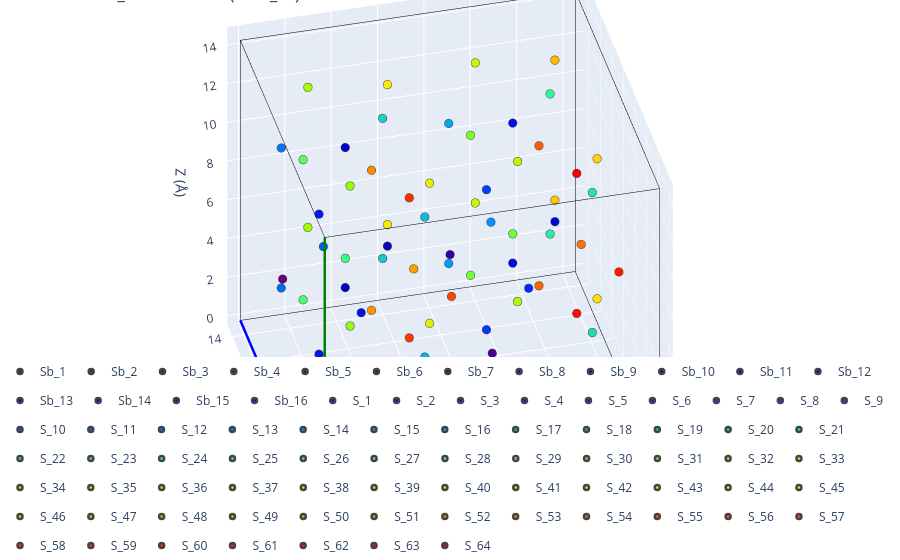

The cell this chart's notebook holds for it:
### Markdown cell above
`structure_2.cif` is the lower-symmetry *P*-42₁*c* description. Its framework cations sit on
the Sb sublattice (the W is folded into the disordered Sb site), so only Sb and S remain after
removing the sodium.

### Code cell
framework_2 = immobile_sites(f'{DATA}/structure_2.cif', supercell=(2, 2, 2))

print(f'structure_2 framework sites: {len(framework_2)}')
plot_3d(structure=framework_2, title='structure_2 framework (P-42_1c)')

### Figure 1 — Plotly figure (JSON) as saved in the notebook; plotly's stock layout.template omitted (floating-point values rounded to 4 significant figures)
{"data": [{"line": {"color": "red", "width": 5}, "mode": "lines", "showlegend": false, "type": "scatter3d", "x": [0.0, 14.44], "y": [0.0, -0.02995], "z": [0.0, 3.137e-05]}, {"line": {"color": "blue", "width": 5}, "mode": "lines", "showlegend": false, "type": "scatter3d", "x": [0.0, -0.02995], "y": [0.0, 14.44], "z": [0.0, -5.366e-05]}, {"line": {"color": "green", "width": 5}, "mode": "lines", "showlegend": false, "type": "scatter3d", "x": [0.0, 3.129e-05], "y": [0.0, -5.396e-05], "z": [0.0, 14.48]}, {"line": {"color": "black", "width": 1}, "mode": "lines", "showlegend": false, "type": "scatter3d", "x": [14.44, 14.41], "y": [-0.02995, 14.41], "z": [3.137e-05, -2.229e-05]}, {"line": {"color": "black", "width": 1}, "mode": "lines", "showlegend": false, "type": "scatter3d", "x": [14.44, 14.44], "y": [-0.02995, -0.03], "z": [3.137e-05, 14.48]}, {"line": {"color": "black", "width": 1}, "mode": "lines", "showlegend": false, "type": "scatter3d", "x": [-0.02995, 14.41], "y": [14.44, 14.41], "z": [-5.366e-05, -2.229e-05]}, {"line": {"color": "black", "width": 1}, "mode": "lines", "showlegend": false, "type": "scatter3d", "x": [-0.02995, -0.02991], "y": [14.44, 14.44], "z": [-5.366e-05, 14.48]}, {"line": {"color": "black", "width": 1}, "mode": "lines", "showlegend": false, "type": "scatter3d", "x": [3.129e-05, 14.44], "y": [-5.396e-05, -0.03], "z": [14.48, 14.48]}, {"line": {"color": "black", "width": 1}, "mode": "lines", "showlegend": false, "type": "scatter3d", "x": [3.129e-05, -0.02991], "y": [-5.396e-05, 14.44], "z": [14.48, 14.48]}, {"line": {"color": "black", "width": 1}, "mode": "lines", "showlegend": false, "type": "scatter3d", "x": [14.41, -0.02991], "y": [14.41, 14.44], "z": [14.48, 14.48]}, {"line": {"color": "black", "width": 1}, "mode": "lines", "showlegend": false, "type": "scatter3d", "x": [14.41, 14.44], "y": [14.41, -0.03], "z": [14.48, 14.48]}, {"line": {"color": "black", "width": 1}, "mode": "lines", "showlegend": false, "type": "scatter3d", "x": [14.41, 14.41], "y": [14.41, 14.41], "z": [14.48, -2.229e-05]}, {"line": {"color": "red", "width": 5}, "mode": "lines", "showlegend": false, "type": "scatter3d", "x": [0.0, 14.44], "y": [0.0, -0.02995], "z": [0.0, 3.137e-05]}, {"line": {"color": "blue", "width": 5}, "mode": "lines", "showlegend": false, "type": "scatter3d", "x": [0.0, -0.02995], "y": [0.0, 14.44], "z": [0.0, -5.366e-05]}, {"line": {"color": "green", "width": 5}, "mode": "lines", "showlegend": false, "type": "scatter3d", "x": [0.0, 3.129e-05], "y": [0.0, -5.396e-05], "z": [0.0, 14.48]}, {"line": {"color": "black", "width": 1}, "mode": "lines", "showlegend": false, "type": "scatter3d", "x": [14.44, 14.41], "y": [-0.02995, 14.41], "z": [3.137e-05, -2.229e-05]}, {"line": {"color": "black", "width": 1}, "mode": "lines", "showlegend": false, "type": "scatter3d", "x": [14.44, 14.44], "y": [-0.02995, -0.03], "z": [3.137e-05, 14.48]}, {"line": {"color": "black", "width": 1}, "mode": "lines", "showlegend": false, "type": "scatter3d", "x": [-0.02995, 14.41], "y": [14.44, 14.41], "z": [-5.366e-05, -2.229e-05]}, {"line": {"color": "black", "width": 1}, "mode": "lines", "showlegend": false, "type": "scatter3d", "x": [-0.02995, -0.02991], "y": [14.44, 14.44], "z": [-5.366e-05, 14.48]}, {"line": {"color": "black", "width": 1}, "mode": "lines", "showlegend": false, "type": "scatter3d", "x": [3.129e-05, 14.44], "y": [-5.396e-05, -0.03], "z": [14.48, 14.48]}, {"line": {"color": "black", "width": 1}, "mode": "lines", "showlegend": false, "type": "scatter3d", "x": [3.129e-05, -0.02991], "y": [-5.396e-05, 14.44], "z": [14.48, 14.48]}, {"line": {"color": "black", "width": 1}, "mode": "lines", "showlegend": false, "type": "scatter3d", "x": [14.41, -0.02991], "y": [14.41, 14.44], "z": [14.48, 14.48]}, {"line": {"color": "black", "width": 1}, "mode": "lines", "showlegend": false, "type": "scatter3d", "x": [14.41, 14.44], "y": [14.41, -0.03], "z": [14.48, 14.48]}, {"line": {"color": "black", "width": 1}, "mode": "lines", "showlegend": false, "type": "scatter3d", "x": [14.41, 14.41], "y": [14.41, 14.41], "z": [14.48, -2.229e-05]}, {"legendgroup": "Sb_1", "marker": {"color": ["rgb(150, 0, 90)"], "line": {"width": 2.5}, "size": 5}, "mode": "markers", "name": "Sb_1", "showlegend": true, "type": "scatter3d", "x": [0.0], "y": [0.0], "z": [0.0]}, {"legendgroup": "Sb_2", "marker": {"color": ["rgb(135, 0, 101)"], "line": {"width": 2.5}, "size": 5}, "mode": "markers", "name": "Sb_2", "showlegend": true, "type": "scatter3d", "x": [1.564e-05], "y": [-2.698e-05], "z": [7.238]}, {"legendgroup": "Sb_3", "marker": {"color": ["rgb(120, 0, 112)"], "line": {"width": 2.5}, "size": 5}, "mode": "markers", "name": "Sb_3", "showlegend": true, "type": "scatter3d", "x": [-0.01497], "y": [7.218], "z": [-2.683e-05]}, {"legendgroup": "Sb_4", "marker": {"color": ["rgb(104, 0, 123)"], "line": {"width": 2.5}, "size": 5}, "mode": "markers", "name": "Sb_4", "showlegend": true, "type": "scatter3d", "x": [-0.01496], "y": [7.218], "z": [7.238]}, {"legendgroup": "Sb_5", "marker": {"color": ["rgb(89, 0, 135)"], "line": {"width": 2.5}, "size": 5}, "mode": "markers", "name": "Sb_5", "showlegend": true, "type": "scatter3d", "x": [7.218], "y": [-0.01497], "z": [1.568e-05]}, {"legendgroup": "Sb_6", "marker": {"color": ["rgb(74, 0, 146)"], "line": {"width": 2.5}, "size": 5}, "mode": "markers", "name": "Sb_6", "showlegend": true, "type": "scatter3d", "x": [7.219], "y": [-0.015], "z": [7.238]}, {"legendgroup": "Sb_7", "marker": {"color": ["rgb(59, 0, 157)"], "line": {"width": 2.5}, "size": 5}, "mode": "markers", "name": "Sb_7", "showlegend": true, "type": "scatter3d", "x": [7.204], "y": [7.204], "z": [-1.114e-05]}, {"legendgroup": "Sb_8", "marker": {"color": ["rgb(44, 0, 168)"], "line": {"width": 2.5}, "size": 5}, "mode": "markers", "name": "Sb_8", "showlegend": true, "type": "scatter3d", "x": [7.204], "y": [7.203], "z": [7.238]}, {"legendgroup": "Sb_9", "marker": {"color": ["rgb(28, 0, 179)"], "line": {"width": 2.5}, "size": 5}, "mode": "markers", "name": "Sb_9", "showlegend": true, "type": "scatter3d", "x": [3.602], "y": [3.602], "z": [3.619]}, {"legendgroup": "Sb_10", "marker": {"color": ["rgb(13, 0, 190)"], "line": {"width": 2.5}, "size": 5}, "mode": "markers", "name": "Sb_10", "showlegend": true, "type": "scatter3d", "x": [3.602], "y": [3.602], "z": [10.86]}, {"legendgroup": "Sb_11", "marker": {"color": ["rgb(0, 0, 201)"], "line": {"width": 2.5}, "size": 5}, "mode": "markers", "name": "Sb_11", "showlegend": true, "type": "scatter3d", "x": [3.587], "y": [10.82], "z": [3.619]}, {"legendgroup": "Sb_12", "marker": {"color": ["rgb(0, 3, 206)"], "line": {"width": 2.5}, "size": 5}, "mode": "markers", "name": "Sb_12", "showlegend": true, "type": "scatter3d", "x": [3.587], "y": [10.82], "z": [10.86]}, {"legendgroup": "Sb_13", "marker": {"color": ["rgb(0, 5, 212)"], "line": {"width": 2.5}, "size": 5}, "mode": "markers", "name": "Sb_13", "showlegend": true, "type": "scatter3d", "x": [10.82], "y": [3.587], "z": [3.619]}, {"legendgroup": "Sb_14", "marker": {"color": ["rgb(0, 8, 217)"], "line": {"width": 2.5}, "size": 5}, "mode": "markers", "name": "Sb_14", "showlegend": true, "type": "scatter3d", "x": [10.82], "y": [3.587], "z": [10.86]}, {"legendgroup": "Sb_15", "marker": {"color": ["rgb(0, 10, 223)"], "line": {"width": 2.5}, "size": 5}, "mode": "markers", "name": "Sb_15", "showlegend": true, "type": "scatter3d", "x": [10.81], "y": [10.81], "z": [3.619]}, {"legendgroup": "Sb_16", "marker": {"color": ["rgb(0, 13, 229)"], "line": {"width": 2.5}, "size": 5}, "mode": "markers", "name": "Sb_16", "showlegend": true, "type": "scatter3d", "x": [10.81], "y": [10.81], "z": [10.86]}, {"legendgroup": "S_1", "marker": {"color": ["rgb(0, 16, 234)"], "line": {"width": 2.5}, "size": 5}, "mode": "markers", "name": "S_1", "showlegend": true, "type": "scatter3d", "x": [2.159], "y": [2.357], "z": [1.311]}, {"legendgroup": "S_2", "marker": {"color": ["rgb(0, 18, 240)"], "line": {"width": 2.5}, "size": 5}, "mode": "markers", "name": "S_2", "showlegend": true, "type": "scatter3d", "x": [2.159], "y": [2.357], "z": [8.548]}, {"legendgroup": "S_3", "marker": {"color": ["rgb(0, 21, 245)"], "line": {"width": 2.5}, "size": 5}, "mode": "markers", "name": "S_3", "showlegend": true, "type": "scatter3d", "x": [2.144], "y": [9.576], "z": [1.311]}, {"legendgroup": "S_4", "marker": {"color": ["rgb(0, 23, 251)"], "line": {"width": 2.5}, "size": 5}, "mode": "markers", "name": "S_4", "showlegend": true, "type": "scatter3d", "x": [2.144], "y": [9.576], "z": [8.548]}, {"legendgroup": "S_5", "marker": {"color": ["rgb(0, 28, 255)"], "line": {"width": 2.5}, "size": 5}, "mode": "markers", "name": "S_5", "showlegend": true, "type": "scatter3d", "x": [9.378], "y": [2.342], "z": [1.311]}, {"legendgroup": "S_6", "marker": {"color": ["rgb(0, 41, 255)"], "line": {"width": 2.5}, "size": 5}, "mode": "markers", "name": "S_6", "showlegend": true, "type": "scatter3d", "x": [9.378], "y": [2.342], "z": [8.548]}, {"legendgroup": "S_7", "marker": {"color": ["rgb(0, 54, 255)"], "line": {"width": 2.5}, "size": 5}, "mode": "markers", "name": "S_7", "showlegend": true, "type": "scatter3d", "x": [9.363], "y": [9.561], "z": [1.311]}, {"legendgroup": "S_8", "marker": {"color": ["rgb(0, 67, 255)"], "line": {"width": 2.5}, "size": 5}, "mode": "markers", "name": "S_8", "showlegend": true, "type": "scatter3d", "x": [9.363], "y": [9.561], "z": [8.548]}, {"legendgroup": "S_9", "marker": {"color": ["rgb(0, 80, 255)"], "line": {"width": 2.5}, "size": 5}, "mode": "markers", "name": "S_9", "showlegend": true, "type": "scatter3d", "x": [1.433], "y": [5.968], "z": [2.308]}, {"legendgroup": "S_10", "marker": {"color": ["rgb(0, 93, 255)"], "line": {"width": 2.5}, "size": 5}, "mode": "markers", "name": "S_10", "showlegend": true, "type": "scatter3d", "x": [1.433], "y": [5.968], "z": [9.546]}, {"legendgroup": "S_11", "marker": {"color": ["rgb(0, 105, 255)"], "line": {"width": 2.5}, "size": 5}, "mode": "markers", "name": "S_11", "showlegend": true, "type": "scatter3d", "x": [1.418], "y": [13.19], "z": [2.308]}, {"legendgroup": "S_12", "marker": {"color": ["rgb(0, 118, 255)"], "line": {"width": 2.5}, "size": 5}, "mode": "markers", "name": "S_12", "showlegend": true, "type": "scatter3d", "x": [1.418], "y": [13.19], "z": [9.546]}, {"legendgroup": "S_13", "marker": {"color": ["rgb(0, 131, 255)"], "line": {"width": 2.5}, "size": 5}, "mode": "markers", "name": "S_13", "showlegend": true, "type": "scatter3d", "x": [8.651], "y": [5.953], "z": [2.308]}, {"legendgroup": "S_14", "marker": {"color": ["rgb(0, 144, 255)"], "line": {"width": 2.5}, "size": 5}, "mode": "markers", "name": "S_14", "showlegend": true, "type": "scatter3d", "x": [8.651], "y": [5.953], "z": [9.546]}, {"legendgroup": "S_15", "marker": {"color": ["rgb(2, 156, 251)"], "line": {"width": 2.5}, "size": 5}, "mode": "markers", "name": "S_15", "showlegend": true, "type": "scatter3d", "x": [8.636], "y": [13.17], "z": [2.308]}, {"legendgroup": "S_16", "marker": {"color": ["rgb(6, 166, 240)"], "line": {"width": 2.5}, "size": 5}, "mode": "markers", "name": "S_16", "showlegend": true, "type": "scatter3d", "x": [8.636], "y": [13.17], "z": [9.546]}, {"legendgroup": "S_17", "marker": {"color": ["rgb(11, 177, 230)"], "line": {"width": 2.5}, "size": 5}, "mode": "markers", "name": "S_17", "showlegend": true, "type": "scatter3d", "x": [4.852], "y": [2.154], "z": [5.927]}, {"legendgroup": "S_18", "marker": {"color": ["rgb(15, 187, 219)"], "line": {"width": 2.5}, "size": 5}, "mode": "markers", "name": "S_18", "showlegend": true, "type": "scatter3d", "x": [4.852], "y": [2.154], "z": [13.16]}, {"legendgroup": "S_19", "marker": {"color": ["rgb(19, 198, 208)"], "line": {"width": 2.5}, "size": 5}, "mode": "markers", "name": "S_19", "showlegend": true, "type": "scatter3d", "x": [4.837], "y": [9.373], "z": [5.927]}, {"legendgroup": "S_20", "marker": {"color": ["rgb(24, 208, 198)"], "line": {"width": 2.5}, "size": 5}, "mode": "markers", "name": "S_20", "showlegend": true, "type": "scatter3d", "x": [4.837], "y": [9.372], "z": [13.16]}, {"legendgroup": "S_21", "marker": {"color": ["rgb(28, 218, 187)"], "line": {"width": 2.5}, "size": 5}, "mode": "markers", "name": "S_21", "showlegend": true, "type": "scatter3d", "x": [12.07], "y": [2.139], "z": [5.927]}, {"legendgroup": "S_22", "marker": {"color": ["rgb(33, 229, 177)"], "line": {"width": 2.5}, "size": 5}, "mode": "markers", "name": "S_22", "showlegend": true, "type": "scatter3d", "x": [12.07], "y": [2.139], "z": [13.16]}, {"legendgroup": "S_23", "marker": {"color": ["rgb(37, 239, 166)"], "line": {"width": 2.5}, "size": 5}, "mode": "markers", "name": "S_23", "showlegend": true, "type": "scatter3d", "x": [12.06], "y": [9.358], "z": [5.927]}, {"legendgroup": "S_24", "marker": {"color": ["rgb(42, 250, 155)"], "line": {"width": 2.5}, "size": 5}, "mode": "markers", "name": "S_24", "showlegend": true, "type": "scatter3d", "x": [12.06], "y": [9.358], "z": [13.16]}, {"legendgroup": "S_25", "marker": {"color": ["rgb(49, 255, 142)"], "line": {"width": 2.5}, "size": 5}, "mode": "markers", "name": "S_25", "showlegend": true, "type": "scatter3d", "x": [1.244], "y": [1.443], "z": [4.93]}, {"legendgroup": "S_26", "marker": {"color": ["rgb(60, 255, 127)"], "line": {"width": 2.5}, "size": 5}, "mode": "markers", "name": "S_26", "showlegend": true, "type": "scatter3d", "x": [1.244], "y": [1.443], "z": [12.17]}, {"legendgroup": "S_27", "marker": {"color": ["rgb(71, 255, 112)"], "line": {"width": 2.5}, "size": 5}, "mode": "markers", "name": "S_27", "showlegend": true, "type": "scatter3d", "x": [1.229], "y": [8.661], "z": [4.93]}, {"legendgroup": "S_28", "marker": {"color": ["rgb(82, 255, 97)"], "line": {"width": 2.5}, "size": 5}, "mode": "markers", "name": "S_28", "showlegend": true, "type": "scatter3d", "x": [1.229], "y": [8.661], "z": [12.17]}, {"legendgroup": "S_29", "marker": {"color": ["rgb(93, 255, 82)"], "line": {"width": 2.5}, "size": 5}, "mode": "markers", "name": "S_29", "showlegend": true, "type": "scatter3d", "x": [8.463], "y": [1.428], "z": [4.93]}, {"legendgroup": "S_30", "marker": {"color": ["rgb(104, 255, 66)"], "line": {"width": 2.5}, "size": 5}, "mode": "markers", "name": "S_30", "showlegend": true, "type": "scatter3d", "x": [8.463], "y": [1.428], "z": [12.17]}, {"legendgroup": "S_31", "marker": {"color": ["rgb(114, 255, 51)"], "line": {"width": 2.5}, "size": 5}, "mode": "markers", "name": "S_31", "showlegend": true, "type": "scatter3d", "x": [8.448], "y": [8.646], "z": [4.93]}, {"legendgroup": "S_32", "marker": {"color": ["rgb(125, 255, 36)"], "line": {"width": 2.5}, "size": 5}, "mode": "markers", "name": "S_32", "showlegend": true, "type": "scatter3d", "x": [8.448], "y": [8.646], "z": [12.17]}, {"legendgroup": "S_33", "marker": {"color": ["rgb(136, 255, 21)"], "line": {"width": 2.5}, "size": 5}, "mode": "markers", "name": "S_33", "showlegend": true, "type": "scatter3d", "x": [2.351], "y": [5.049], "z": [5.927]}, {"legendgroup": "S_34", "marker": {"color": ["rgb(147, 255, 6)"], "line": {"width": 2.5}, "size": 5}, "mode": "markers", "name": "S_34", "showlegend": true, "type": "scatter3d", "x": [2.351], "y": [5.049], "z": [13.16]}, {"legendgroup": "S_35", "marker": {"color": ["rgb(158, 254, 0)"], "line": {"width": 2.5}, "size": 5}, "mode": "markers", "name": "S_35", "showlegend": true, "type": "scatter3d", "x": [2.336], "y": [12.27], "z": [5.927]}, {"legendgroup": "S_36", "marker": {"color": ["rgb(168, 252, 0)"], "line": {"width": 2.5}, "size": 5}, "mode": "markers", "name": "S_36", "showlegend": true, "type": "scatter3d", "x": [2.336], "y": [12.27], "z": [13.16]}, {"legendgroup": "S_37", "marker": {"color": ["rgb(179, 249, 0)"], "line": {"width": 2.5}, "size": 5}, "mode": "markers", "name": "S_37", "showlegend": true, "type": "scatter3d", "x": [9.57], "y": [5.034], "z": [5.927]}, {"legendgroup": "S_38", "marker": {"color": ["rgb(189, 247, 0)"], "line": {"width": 2.5}, "size": 5}, "mode": "markers", "name": "S_38", "showlegend": true, "type": "scatter3d", "x": [9.57], "y": [5.034], "z": [13.16]}, {"legendgroup": "S_39", "marker": {"color": ["rgb(200, 245, 0)"], "line": {"width": 2.5}, "size": 5}, "mode": "markers", "name": "S_39", "showlegend": true, "type": "scatter3d", "x": [9.555], "y": [12.25], "z": [5.927]}, {"legendgroup": "S_40", "marker": {"color": ["rgb(210, 243, 0)"], "line": {"width": 2.5}, "size": 5}, "mode": "markers", "name": "S_40", "showlegend": true, "type": "scatter3d", "x": [9.555], "y": [12.25], "z": [13.16]}, {"legendgroup": "S_41", "marker": {"color": ["rgb(221, 241, 0)"], "line": {"width": 2.5}, "size": 5}, "mode": "markers", "name": "S_41", "showlegend": true, "type": "scatter3d", "x": [5.959], "y": [5.761], "z": [4.93]}, {"legendgroup": "S_42", "marker": {"color": ["rgb(231, 239, 0)"], "line": {"width": 2.5}, "size": 5}, "mode": "markers", "name": "S_42", "showlegend": true, "type": "scatter3d", "x": [5.959], "y": [5.761], "z": [12.17]}, {"legendgroup": "S_43", "marker": {"color": ["rgb(242, 237, 0)"], "line": {"width": 2.5}, "size": 5}, "mode": "markers", "name": "S_43", "showlegend": true, "type": "scatter3d", "x": [5.944], "y": [12.98], "z": [4.929]}, {"legendgroup": "S_44", "marker": {"color": ["rgb(252, 235, 0)"], "line": {"width": 2.5}, "size": 5}, "mode": "markers", "name": "S_44", "showlegend": true, "type": "scatter3d", "x": [5.944], "y": [12.98], "z": [12.17]}, {"legendgroup": "S_45", "marker": {"color": ["rgb(255, 225, 0)"], "line": {"width": 2.5}, "size": 5}, "mode": "markers", "name": "S_45", "showlegend": true, "type": "scatter3d", "x": [13.18], "y": [5.746], "z": [4.93]}, {"legendgroup": "S_46", "marker": {"color": ["rgb(255, 212, 0)"], "line": {"width": 2.5}, "size": 5}, "mode": "markers", "name": "S_46", "showlegend": true, "type": "scatter3d", "x": [13.18], "y": [5.746], "z": [12.17]}, {"legendgroup": "S_47", "marker": {"color": ["rgb(255, 200, 0)"], "line": {"width": 2.5}, "size": 5}, "mode": "markers", "name": "S_47", "showlegend": true, "type": "scatter3d", "x": [13.16], "y": [12.96], "z": [4.93]}, {"legendgroup": "S_48", "marker": {"color": ["rgb(255, 187, 0)"], "line": {"width": 2.5}, "size": 5}, "mode": "markers", "name": "S_48", "showlegend": true, "type": "scatter3d", "x": [13.16], "y": [12.96], "z": [12.17]}, {"legendgroup": "S_49", "marker": {"color": ["rgb(255, 175, 0)"], "line": {"width": 2.5}, "size": 5}, "mode": "markers", "name": "S_49", "showlegend": true, "type": "scatter3d", "x": [5.044], "y": [4.846], "z": [1.311]}, {"legendgroup": "S_50", "marker": {"color": ["rgb(255, 162, 0)"], "line": {"width": 2.5}, "size": 5}, "mode": "markers", "name": "S_50", "showlegend": true, "type": "scatter3d", "x": [5.044], "y": [4.846], "z": [8.548]}, {"legendgroup": "S_51", "marker": {"color": ["rgb(255, 150, 0)"], "line": {"width": 2.5}, "size": 5}, "mode": "markers", "name": "S_51", "showlegend": true, "type": "scatter3d", "x": [5.029], "y": [12.06], "z": [1.311]}, {"legendgroup": "S_52", "marker": {"color": ["rgb(255, 137, 0)"], "line": {"width": 2.5}, "size": 5}, "mode": "markers", "name": "S_52", "showlegend": true, "type": "scatter3d", "x": [5.029], "y": [12.06], "z": [8.548]}, {"legendgroup": "S_53", "marker": {"color": ["rgb(255, 125, 0)"], "line": {"width": 2.5}, "size": 5}, "mode": "markers", "name": "S_53", "showlegend": true, "type": "scatter3d", "x": [12.26], "y": [4.831], "z": [1.311]}, {"legendgroup": "S_54", "marker": {"color": ["rgb(255, 113, 0)"], "line": {"width": 2.5}, "size": 5}, "mode": "markers", "name": "S_54", "showlegend": true, "type": "scatter3d", "x": [12.26], "y": [4.831], "z": [8.548]}, {"legendgroup": "S_55", "marker": {"color": ["rgb(255, 101, 0)"], "line": {"width": 2.5}, "size": 5}, "mode": "markers", "name": "S_55", "showlegend": true, "type": "scatter3d", "x": [12.25], "y": [12.05], "z": [1.311]}, {"legendgroup": "S_56", "marker": {"color": ["rgb(255, 90, 0)"], "line": {"width": 2.5}, "size": 5}, "mode": "markers", "name": "S_56", "showlegend": true, "type": "scatter3d", "x": [12.25], "y": [12.05], "z": [8.548]}, {"legendgroup": "S_57", "marker": {"color": ["rgb(255, 79, 0)"], "line": {"width": 2.5}, "size": 5}, "mode": "markers", "name": "S_57", "showlegend": true, "type": "scatter3d", "x": [5.771], "y": [1.235], "z": [2.308]}, {"legendgroup": "S_58", "marker": {"color": ["rgb(255, 67, 0)"], "line": {"width": 2.5}, "size": 5}, "mode": "markers", "name": "S_58", "showlegend": true, "type": "scatter3d", "x": [5.771], "y": [1.235], "z": [9.546]}, {"legendgroup": "S_59", "marker": {"color": ["rgb(255, 56, 0)"], "line": {"width": 2.5}, "size": 5}, "mode": "markers", "name": "S_59", "showlegend": true, "type": "scatter3d", "x": [5.756], "y": [8.454], "z": [2.308]}, {"legendgroup": "S_60", "marker": {"color": ["rgb(255, 45, 0)"], "line": {"width": 2.5}, "size": 5}, "mode": "markers", "name": "S_60", "showlegend": true, "type": "scatter3d", "x": [5.756], "y": [8.454], "z": [9.546]}, {"legendgroup": "S_61", "marker": {"color": ["rgb(255, 34, 0)"], "line": {"width": 2.5}, "size": 5}, "mode": "markers", "name": "S_61", "showlegend": true, "type": "scatter3d", "x": [12.99], "y": [1.22], "z": [2.308]}, {"legendgroup": "S_62", "marker": {"color": ["rgb(255, 22, 0)"], "line": {"width": 2.5}, "size": 5}, "mode": "markers", "name": "S_62", "showlegend": true, "type": "scatter3d", "x": [12.99], "y": [1.22], "z": [9.546]}, {"legendgroup": "S_63", "marker": {"color": ["rgb(255, 11, 0)"], "line": {"width": 2.5}, "size": 5}, "mode": "markers", "name": "S_63", "showlegend": true, "type": "scatter3d", "x": [12.97], "y": [8.439], "z": [2.308]}, {"legendgroup": "S_64", "marker": {"color": ["rgb(255, 0, 0)"], "line": {"width": 2.5}, "size": 5}, "mode": "markers", "name": "S_64", "showlegend": true, "type": "scatter3d", "x": [12.97], "y": [8.439], "z": [9.546]}], "layout": {"legend": {"orientation": "h", "x": 0, "xanchor": "left", "y": -0.1, "yanchor": "bottom"}, "margin": {"b": 0, "l": 0, "r": 0, "t": 0}, "scene": {"aspectmode": "manual", "aspectratio": {"x": 1.444, "y": 1.444, "z": 1.448}, "camera": {"eye": {"x": -0.7219, "y": -2.887, "z": 2.171}, "projection": {"type": "orthographic"}}, "xaxis": {"title": {"text": "X (Å)"}}, "yaxis": {"title": {"text": "Y (Å)"}}, "zaxis": {"title": {"text": "Z (Å)"}}}, "showlegend": true, "title": {"text": "structure_2 framework (P-42_1c)"}}}
